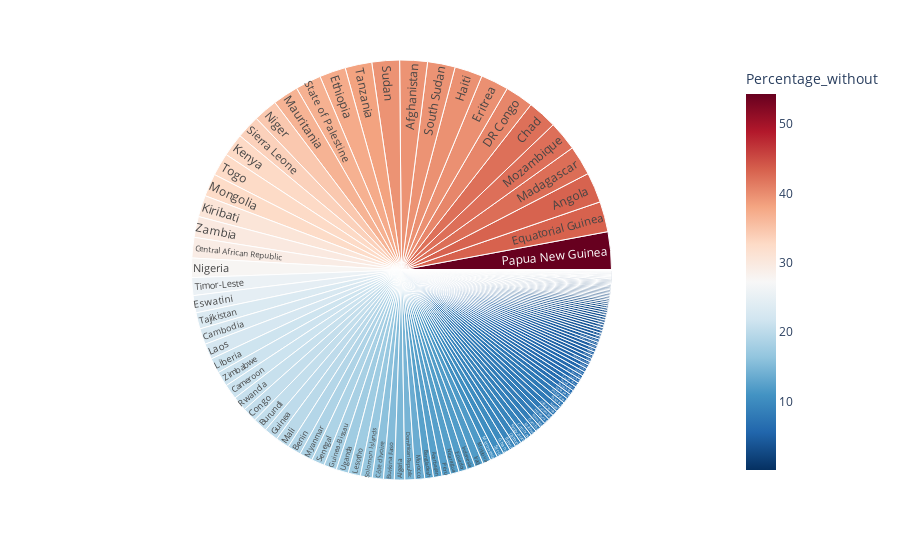

Notebook code cell kept with this figure:
### Code cell
fig = px.sunburst(df1, path=['Country'], values='Percentage_without',
                  color='Percentage_without',
                  color_continuous_scale='RdBu_r',
                  color_continuous_midpoint=np.average(df1['Percentage_without'], weights=df1['Percentage_without']))
iplot(fig, image='svg', filename='water_without', image_width=1280, image_height=1280)

### Figure 1 — Plotly figure (JSON) as saved in the notebook; plotly's stock layout.template omitted (floating-point values rounded to 4 significant figures; data arrays with more than 128 entries replaced by an {"elided": "..."} marker saying what was removed)
{"data": [{"branchvalues": "total", "customdata": {"elided": "227x1 float values"}, "domain": {"x": [0, 1], "y": [0, 1]}, "hovertemplate": "labels=%{label}<br>Percentage_without_sum=%{value}<br>parent=%{parent}<br>id=%{id}<br>Percentage_without=%{color}<extra></extra>", "ids": {"elided": "227 str values"}, "labels": {"elided": "227 str values"}, "marker": {"coloraxis": "coloraxis", "colors": {"elided": "227 float values"}}, "name": "", "parents": {"elided": "227 str values"}, "type": "sunburst", "values": {"elided": "227 float values"}}], "layout": {"coloraxis": {"cmid": null, "colorbar": {"title": {"text": "Percentage_without"}}, "colorscale": [[0, "rgb(5,48,97)"], [0.1, "rgb(33,102,172)"], [0.2, "rgb(67,147,195)"], [0.3, "rgb(146,197,222)"], [0.4, "rgb(209,229,240)"], [0.5, "rgb(247,247,247)"], [0.6, "rgb(253,219,199)"], [0.7, "rgb(244,165,130)"], [0.8, "rgb(214,96,77)"], [0.9, "rgb(178,24,43)"], [1, "rgb(103,0,31)"]]}, "legend": {"tracegroupgap": 0}, "margin": {"t": 60}}}
